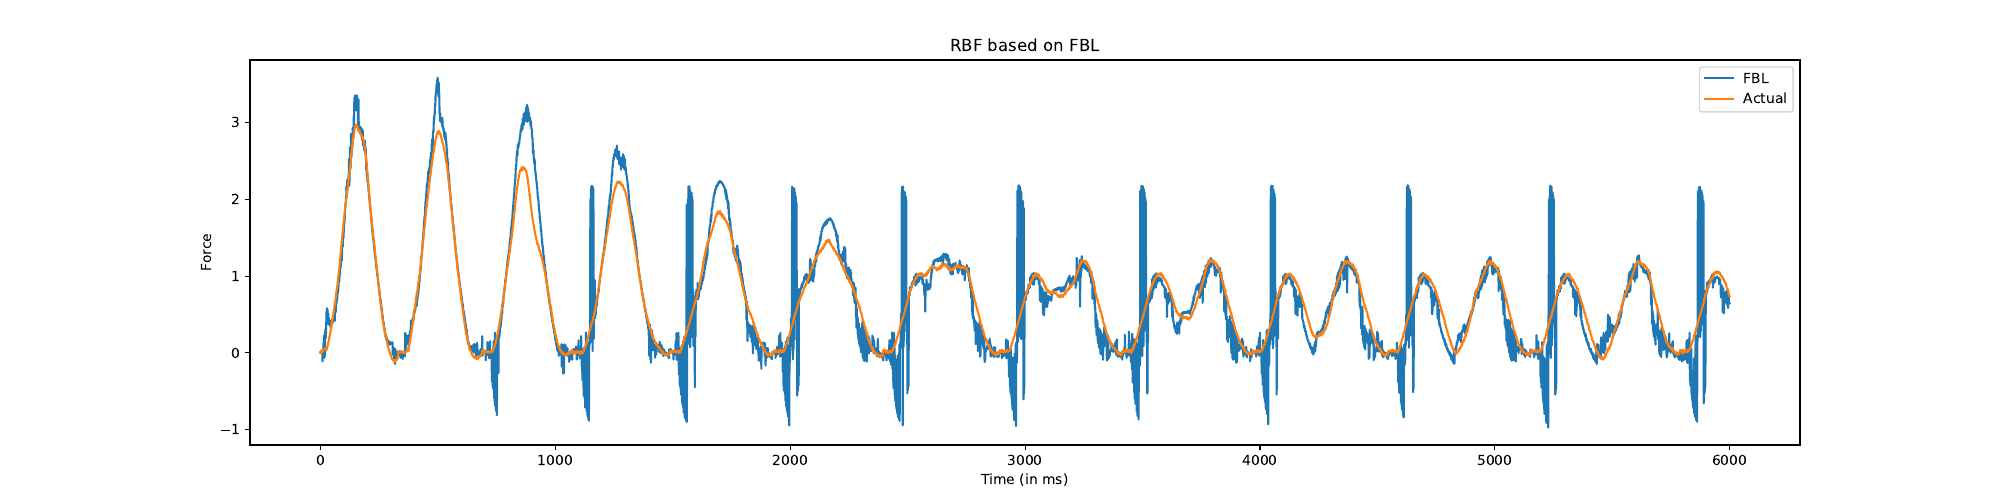

Recreate this plot in Python.
import pandas as pd
import numpy as np
from sklearn.metrics import mean_squared_error
import os
from collections import defaultdict
import bisect
import warnings
warnings.filterwarnings('ignore')


X = pd.read_csv('dataset1/inp_z_final.csv', names = ['{}'.format(i) for i in range(5)])
X_test = pd.read_csv('dataset1/inp_z_final_test.csv', names = ['{}'.format(i) for i in range(5)])
Y = pd.read_csv('dataset1/out_gk_final.csv', names = ['{}'.format(i) for i in range(2)])
Y_test = pd.read_csv('dataset1/out_gk_final_test.csv', names = ['{}'.format(i) for i in range(2)])
X.head()

from scipy import *
from scipy.linalg import norm, pinv
import math
from sklearn.linear_model import LinearRegression

from matplotlib import pyplot as plt

# y = Wx + P
class RBF:
     
    def __init__(self, indim, outdim, center_inds):
        self.indim = indim
        self.center_inds = center_inds
        self.outdim = outdim
        self.numCenters = len(self.center_inds)
        self.centers = [np.random.uniform(-1, 1, indim) for i in range(self.numCenters)]
        self.W = np.random.random((self.numCenters, self.outdim))
        self.P = LinearRegression()
        self.lr = LinearRegression()
         
    def _basisfunc(self, c, d):
        assert len(d) == self.indim
        return norm(c-d)**1.5
     
    def _calcAct(self, X):
        # calculate activations of RBFs
        G = np.zeros((X.shape[0], self.numCenters), float)
        for ci, c in enumerate(self.centers):
            for xi, x in enumerate(X):
                G[xi,ci] = self._basisfunc(c, x)
        return G
     
    def train(self, X, Y):
        """ X: matrix of dimensions n x indim 
            y: column vector of dimension n x 1 """
         
        # choose random center vectors from training set
        self.P.fit(X,Y)
        rnd_idx = self.center_inds
        self.centers = [X[i,:] for i in rnd_idx]
         
        # print("center", self.centers)
        # calculate activations of RBFs
        G = self._calcAct(X)
        # print(G) 
        # calculate output weights (pseudoinverse)
        self.W = np.dot(pinv(G), Y)
        val = np.zeros((len(X),2))
        val[:,0] = np.dot(G, self.W)
        val[:,1] = self.P.predict(X)
        # print(val.shape)
        self.lr.fit(val,Y)
        
         
    def test(self, X):
        """ X: matrix of dimensions n x indim """
         
        G = self._calcAct(X)
        Y = np.dot(G, self.W)
        Y2 = self.P.predict(X)
        val = np.zeros((len(X),2))
        val[:,0] = Y
        val[:,1] = Y2
        return self.lr.predict(val)
    
def FBL(value):
    start,end = bisect.bisect_left(Y.iloc[:,0],value), bisect.bisect_right(Y.iloc[:,0],value)
    x = np.array(X.iloc[start:end,1:5])
    y = np.array(Y.iloc[start:end,1])
    
    centers_ind = [1]
    got = defaultdict(lambda : 1)
    got[1]=0
    if 1 == 1:
        rbf = RBF(4, 1,centers_ind)
        rbf.train(x, y)

        y1 = rbf.test(x)
        maxi,ind = 0,0
        for i in range(len(y)):
            if i not in centers_ind and norm(y[i]-y1[i])/(1+norm(y[i]))>maxi:
                maxi = norm(y[i]-y1[i])/(1+norm(y[i]))
                ind = i
        p = 0.7
        error = mean_squared_error(y,y1)**p
        while error<0.15 and p>0:
            p -= 0.02
            error = mean_squared_error(y,y1)**p
        while error>0.15 and len(centers_ind)<len(y)//5:
            centers_ind.append(ind)
            for j in range(ind-3,ind+3):
                got[j]=0
            rbf = RBF(4, 1, centers_ind)
            rbf.train(x,y)

            y1 = rbf.test(x)

            maxi,ind = 0,0
            for i in range(len(y)):
                if got[i] and norm(y[i]-y1[i])/(1+norm(y[i]))>maxi:
                    maxi = norm(y[i]-y1[i])/(1+norm(y[i]))
                    ind = i
            error = mean_squared_error(y,y1)**p
            #print(error,ind)
        #print(centers_ind)
        return centers_ind,start
    
    
Final_indices = []
important_interactions = [2, 79, 91, 86, 82, 100, 11, 103, 7, 23, 26, 3, 19, 95, 117, 107, 112, 35, 13, 6]

for i in important_interactions:
    points, val = FBL(i)
    print(len(points), end = ' ')
    for j in points:
        Final_indices.append(j+val)
        
        
class RBF1:
     
    def __init__(self, indim,outdim, centers_ind):
        self.indim = indim
        self.outdim = outdim
        self.numCenters = len(centers_ind)
        self.centers_ind = centers_ind
        self.centers = [np.random.uniform(-1, 1, indim) for i in range(self.numCenters)]
        self.beta = 8
        self.W = np.random.random((self.numCenters, self.outdim))
         
    def _basisfunc(self, c, d):
        assert len(d) == self.indim
        return norm(c-d)**3
     
    def _calcAct(self, X):
        # calculate activations of RBFs
        G = np.zeros((X.shape[0], self.numCenters), float)
        for ci, c in enumerate(self.centers):
            for xi, x in enumerate(X):
                G[xi,ci] = self._basisfunc(c, x)
        return G
     
    def train(self, X, Y):
        """ X: matrix of dimensions n x indim 
            y: column vector of dimension n x 1 """
         
        # choose random center vectors from training set
        rnd_idx = self.centers_ind
        self.centers = [X[i,:] for i in rnd_idx]
         
        #print("center", self.centers)
        # calculate activations of RBFs
        G = self._calcAct(X)
        #print(G)
         
        # calculate output weights (pseudoinverse)
        self.W = np.dot(pinv(G), Y)
         
    def test(self, X):
        """ X: matrix of dimensions n x indim """
         
        G = self._calcAct(X)
        Y = np.dot(G, self.W)
        return Y
    
    
    
x = np.array(X.iloc[:,1:5])
y = np.array(Y.iloc[:,1])

rbf = RBF1(4, 1,Final_indices)
rbf.train(x, y)

x_test = np.array(X_test.iloc[:,1:5])
y_test = np.array(Y_test.iloc[:,1])
y1 = rbf.test(x_test)
print('\nRoot Mean Squared error: ', mean_squared_error(y_test,y1)**0.5)

import matplotlib.pyplot as plt
plt.figure(figsize=(20,5))
plt.plot(list(range(6000)),y1[:6000], label = 'FBL')
plt.plot(list(range(6000)),y_test[:6000], label = 'Actual')
plt.legend()
plt.xlabel('Time (in ms)')
plt.ylabel('Force')
plt.title('RBF based on FBL')
plt.savefig('fbl1.png')
plt.savefig('fbl1.pdf')
plt.show()


